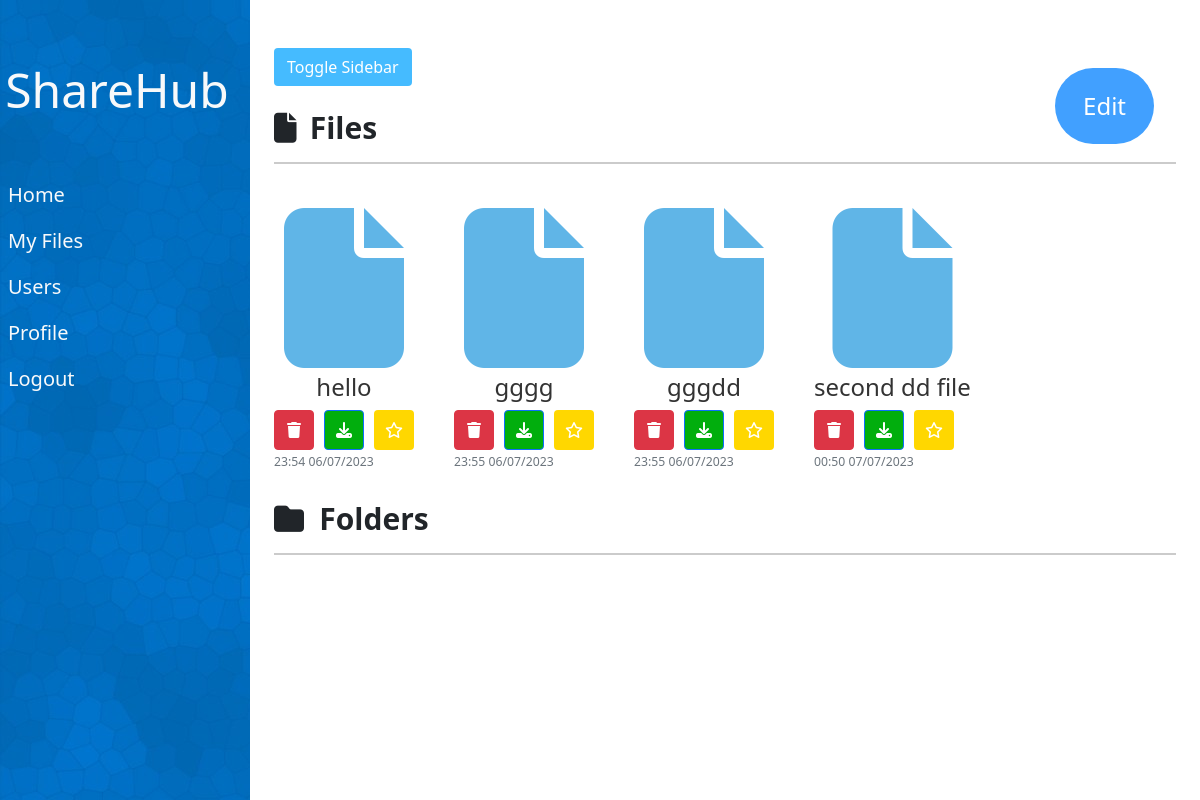
Screenshot of /all_users/home/ (signed in) with the database file from the repository.
### root/models.py (models this page shows, shortened)
class AllFiles(models.Model):
    owner= models.ForeignKey(User, on_delete=models.CASCADE)
    title= models.CharField(max_length=100)
    file=models.FileField(upload_to='all_files/', default='')
    created_at=models.DateTimeField(auto_now_add=True,)
    folder = models.ForeignKey(Folder, on_delete=models.CASCADE, null=True, blank=True)
    is_favorite = models.BooleanField(default=False)

### root/views.py (the view)
# urls.py: path('home/',home ,name='home'),
@login_required
def home(request):
    logged_user=request.user
    favorite_files = AllFiles.objects.filter(is_favorite=True,folder=None,owner=logged_user)
    favorite_folders = Folder.objects.filter(is_favorite=True, parent_folder=None,user=logged_user)
    context = {
        'files': favorite_files,
        'folders': favorite_folders,
    }
    return render(request, 'root/all_files.html',context )

### root/templates/root/all_files.html (shortened to what this page needs)
{% extends "root/home_base.html" %}
{% load static %}
{% block favourite %}
<div style="position: fixed; top: 20px; right: 20px;">
<details class="dropdown action-buttons" style="
  --button-background: rgb(65, 160, 255);
  --button-color: white;
  --dropdown-highlight: dodgerblue;
  --dropdown-width: 160px;
  --dropdown-background: rgb(0, 208, 255);
  --dropdown-color: rgb(255, 255, 255);
  display: flex;
  justify-content: center;
  align-items: center;
  /* min-height: 100vh; */
  background-color: #ffffff;
">
  <summary role="button">
    <a class="button" style="text-decoration: none;">Edit</a>
  </summary>
</details>
</div>
{% endblock favourite %}

### root/templates/root/home_base.html (shortened to what this page needs)
{% extends "root/base.html" %}
{% load crispy_forms_tags %}
{% load custom_filters %}
{% block content %}
<h2 class="section-title">
    <i class="fa-solid fa-file" style="font-size: 30px; margin-right: 7px;"></i>
    <span style="font-size: 30px;">Files</span></h2>
<hr class="section-line">
<div class="file-section">
  {% for post in files %}
  <article class="media content-section">
    <div class="media-body">
        <a class="article-title" href="{% url 'subfolder' post.id %}"
         style="text-decoration: none; color: #333; display: flex; flex-direction: column; align-items: center;">
         <i class="fa-solid fa-file fa-10x" style="color: #60b5e7;"></i>
            <h4 style="margin-top: 5px;">{{ post.title }}</h4>
          </a>
          <div class="button-row">
            <form action="{% url 'delete_file' post.pk %}" method="POST" class=" square button" style="padding: 0%;">
              {% if request.user == post.owner %}
                <button type="submit" class="btn btn-danger square button" style="height: 40px">
                  <i class="fa-solid fa-trash"></i>
                </button>
              {% endif %}
            </form>
            <a href="{% url 'download_file' post.file.path %}" class="btn btn-primary square-button" style="background-color: #01ae0d;">
              <i class="fa-solid fa-download"></i>
            </a>
            {% with favorite_class=post.is_favorite|yesno:"favpurple,favblue" %}
            <a href="{% url 'toggle_favorite' 'File' post.id %}" class="btn btn-primary favorite-button square-button {{favorite_class}}">
              <i class="fa-regular fa-star"></i>
            </a>
        {% endwith %}
          </div>
      <div class="article-metadata">
        <small class="text-muted">
            {{ post.created_at|date:"H:i d/m/Y" }}
        </small>
      </div>
    </div>
  </article>
  {% endfor %}
</div>
<h2 class="section-title">
    <i class='fa fa-folder blue-color'
    style="margin-right: 9px; font-size: 30px;"></i>
    <span style="font-size: 30px;">Folders</span></h2>
<hr class="section-line">
{% block favourite %}
{% endblock favourite %}
{% endblock content %}

### root/static/root/home.css (style rules this page uses)
* { margin: 0; padding: 0; box-sizing: border-box; }
body { min-height: 100vh; background-color: #fff; }
.favpurple { background-color: #FFD700; border: none; }
.file-section { display: flex; flex-wrap: wrap; gap: 40px; margin-bottom: 30px; }
.section-title { font-size: 24px; font-weight: bold; margin-bottom: 10px; }
.section-line { border: none; border-top: 2px solid #333; margin-bottom: 20px; }
.action-buttons { position: fixed; float: right; top: 0; right: 0; display: flex; gap: 10px; margin: 48px; z-index: 9999; }
.article-metadata { margin-top: 0px; font-size: 14px; color: #999; }
.square-button { display: flex; align-items: center; justify-content: center; width: 40px; height: 40px; padding: 0; }
.button-row { display: flex; gap: 10px; }
a.button { display: inline-block; padding: 20px 28px; border-radius: 50px; box-sizing: border-box; border: none; background: var(--button-background); color: var(--button-color); font-size: 24px; cursor: pointer; }
.dropdown { position: relative; padding: 0; margin-right: 1em; border: none; }
.dropdown summary { list-style: none; list-style-type: none; }
.dropdown > summary::before { display: none; }

### rows the page displays
AllFiles: title "hello", created_at "23:54 06/07/2023"
AllFiles: title "gggg", created_at "23:55 06/07/2023"
AllFiles: title "gggdd", created_at "23:55 06/07/2023"
AllFiles: title "second dd file", created_at "00:50 07/07/2023"
